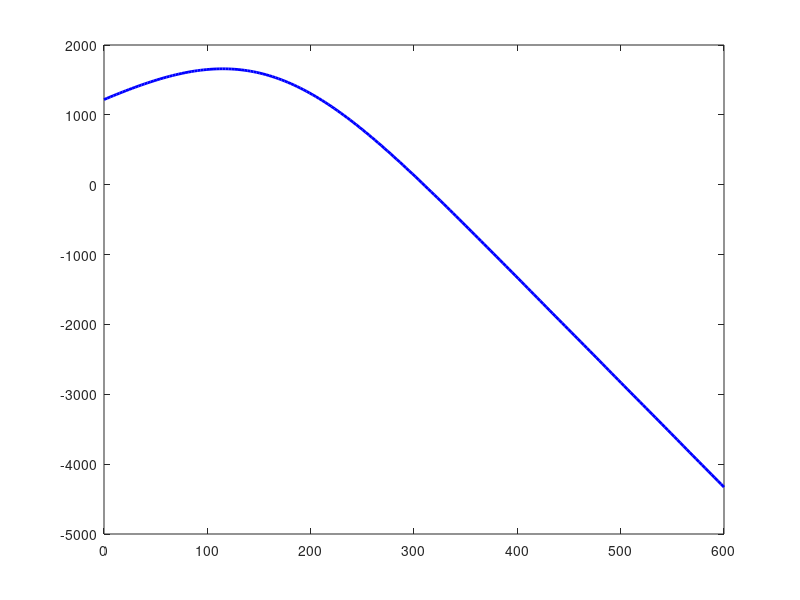

This figure's MATLAB source: (Note: this script raises an error after producing the figure.)
%Ottimizzazine robusta worst-case 
clear; clc;
seed = min(353244,362747);
rng(seed);

std_loss = @(z) normpdf(z) - z .* (1 - normcdf(z));

expected_profit = @(Q, mu, sigma, p, c, s) ...
    (p - c) * mu ...
    - (c - s) * sigma .* std_loss((Q - mu) ./ sigma) ...
    - (p - c) * sigma .* std_loss(-(Q - mu) ./ sigma);

% set parametri
p = 30; c = 15; s = 8;
cu = p - c;
co = c - s;
crit_ratio_nom = cu / (cu + co);

% Parametri veri della domanda (incogniti al decisore)
mu_true = 200;
sigma_true = 70;

% Stima dei parametri
N = 20; %Dimensione del campione per la stima
sample = mu_true + sigma_true * randn(N,1);
mu_hat = mean(sample);
sigma_hat = std(sample);
fprintf('Stime: mu_hat = %.2f, sigma_hat = %.2f\n', mu_hat, sigma_hat);

% Costruzione dell'insieme di incertezza con livello di confidenza 95%
alpha = 0.05;
t_val = tinv(1 - alpha/2, N-1);
delta_mu = t_val * sigma_hat / sqrt(N);
chi2_low = chi2inv(alpha/2, N-1);
chi2_high = chi2inv(1 - alpha/2, N-1);
sigma_low = sigma_hat * sqrt((N-1)/chi2_high);
sigma_high = sigma_hat * sqrt((N-1)/chi2_low);

mu_range = [mu_hat - delta_mu, mu_hat + delta_mu];
sigma_range = [sigma_low, sigma_high];

mu_samples = linspace(mu_range(1), mu_range(2), 20);
sigma_samples = linspace(sigma_range(1), sigma_range(2), 20);
[MU, SIG] = meshgrid(mu_samples, sigma_samples);
MU = MU(:); SIG = SIG(:);

% Griglia per Q
Q_grid = linspace(0, 3*mu_true, 200);
nQ = length(Q_grid);

worst_profit = zeros(nQ,1);
for i = 1:nQ
    Q = Q_grid(i);
    profits = expected_profit(Q, MU, SIG, p, c, s);
    worst_profit(i) = min(profits);
end

% Quantità robusta
[~, idx_rob] = max(worst_profit);
Q_rob = Q_grid(idx_rob);

% Quantità nominale
z = norminv(crit_ratio_nom);
Q_nom = mu_hat + z * sigma_hat;

% Quantità teorica
Q_opt_true = mu_true + z * sigma_true;

fprintf('Quantità robusta: %.2f\n', Q_rob);
fprintf('Quantità nominale: %.2f\n', Q_nom);
fprintf('Quantità ottima teorica: %.2f\n', Q_opt_true);

% Valutazione Monte Carlo delle performance (TUTTE SULLO STESSO CAMPIONE D)
M = 10000;  
D = mu_true + sigma_true * randn(M,1);

profit_on_D = @(Q) mean(p * min(Q, D) + s * max(0, Q - D) - c * Q);
profit_sim_opt = profit_on_D(Q_opt_true);
profit_sim_nom = profit_on_D(Q_nom);
profit_sim_rob = profit_on_D(Q_rob);

ratio_nom = profit_sim_nom / profit_sim_opt * 100;
ratio_rob = profit_sim_rob / profit_sim_opt * 100;

fprintf('Profitto simulato ottimo (Q*):    %.2f\n', profit_sim_opt);
fprintf('Profitto simulato nominale:       %.2f (%.2f%% dell''ottimo simulato)\n', profit_sim_nom, ratio_nom);
fprintf('Profitto simulato robusto:        %.2f (%.2f%% dell''ottimo simulato)\n', profit_sim_rob, ratio_rob);
fprintf('Differenza (nominale - robusto):  %.2f\n', profit_sim_nom - profit_sim_rob);

fprintf('Q ottima teorica (Q*):          %.2f\n', Q_opt_true);
fprintf('Q nominale (basata su stime):   %.2f\n', Q_nom);
fprintf('Q robusta (worst-case):         %.2f\n', Q_rob);

%Plot
figure;
plot(Q_grid, worst_profit, 'b-', 'LineWidth', 2);
hold on;
xline(Q_rob, 'r--', 'LineWidth', 1.5);
xline(Q_nom, 'g--', 'LineWidth', 1.5);
xlabel('Quantità Q');
ylabel('Profitto worst-case');
title('Funzione obiettivo robusta');
legend('Worst-case profit', 'Q robusta', 'Q nominale');
grid on;
